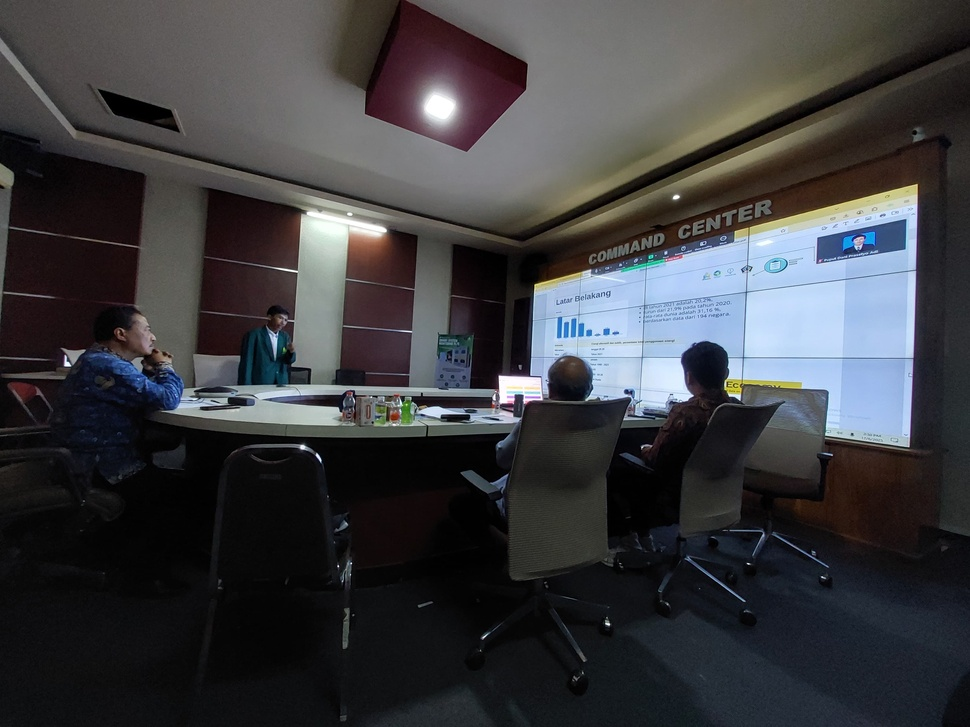
#> input picture Main UTS/image/Soal 04.jpg, 970 x 727 px, shrunk from 3264 x 2448 before the run
$ python 'Praktek Soal 04.py'
#> lines starting #> are read from the running program, lines starting #| are printed output that depends on the picture
import cv2
import numpy as np
import matplotlib.pyplot as plt
import os

folder_hasil = "image/hasil_brightness_contrast_soal_04"
os.makedirs(folder_hasil, exist_ok=True)

# Membaca gambar asli berwarna
img = cv2.imread("image/Soal 04.jpg")
#> img is the input picture: shape (727, 970, 3); mean B, G, R 64.3, 61.4, 61.1

if img is None:
    print("Gambar tidak ditemukan!")
    exit()

print("RUN peningkatan brightness dan contrast stretching")

# A. Meningkatkan Brightness
# Rumus: g(x,y) = f(x,y) + beta
beta = 80

img_brightness = img.astype(np.int16) + beta
img_brightness = np.clip(img_brightness, 0, 255)
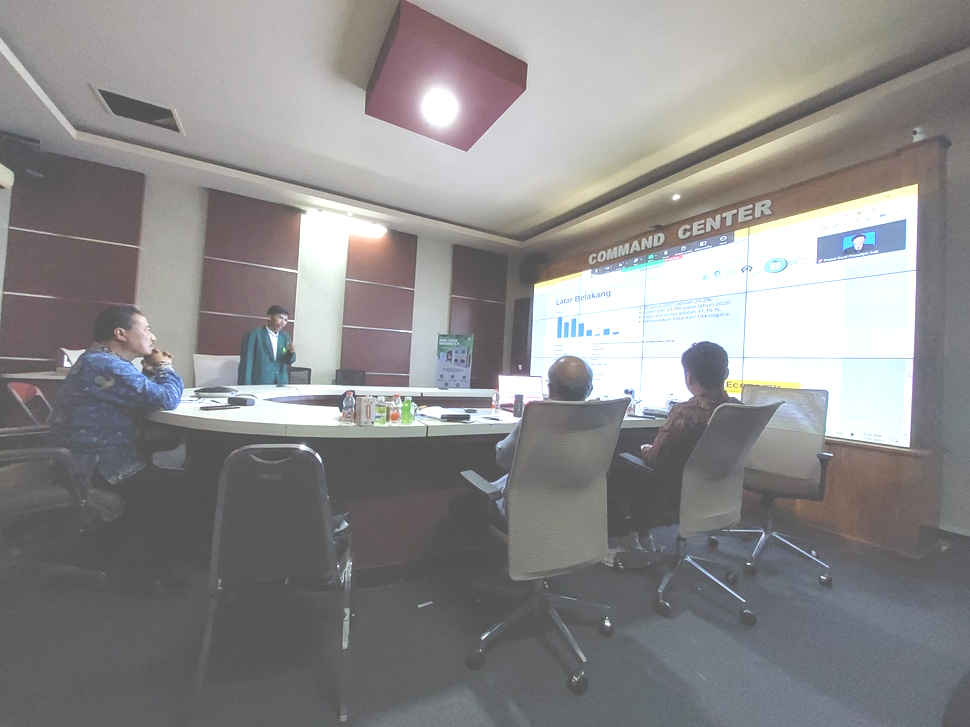
#> img_brightness: shape (727, 970, 3) int16; mean B, G, R 139.1, 138.7, 140
img_brightness = img_brightness.astype(np.uint8)

# B. Contrast Stretching
# Rumus: g(x,y) = ((f(x,y) - f_min) / (f_max - f_min)) * 255

f_min = np.min(img)
#> f_min = 0
f_max = np.max(img)
#> f_max = 255

img_contrast = ((img.astype(np.float32) - f_min) / (f_max - f_min)) * 255
img_contrast = np.clip(img_contrast, 0, 255)
img_contrast = img_contrast.astype(np.uint8)


# Simpan hasil gambar
cv2.imwrite(os.path.join(folder_hasil, "citra_asli.png"), img)
cv2.imwrite(os.path.join(folder_hasil, "brightness.png"), img_brightness)
cv2.imwrite(os.path.join(folder_hasil, "contrast_stretching.png"), img_contrast)

print("Hasil gambar berhasil disimpan di folder:", folder_hasil)

# Konversi BGR ke RGB hanya untuk tampilan matplotlib
img_rgb = cv2.cvtColor(img, cv2.COLOR_BGR2RGB)
img_brightness_rgb = cv2.cvtColor(img_brightness, cv2.COLOR_BGR2RGB)
img_contrast_rgb = cv2.cvtColor(img_contrast, cv2.COLOR_BGR2RGB)


# Membuat grayscale hanya untuk histogram
gray_asli = cv2.cvtColor(img, cv2.COLOR_BGR2GRAY)
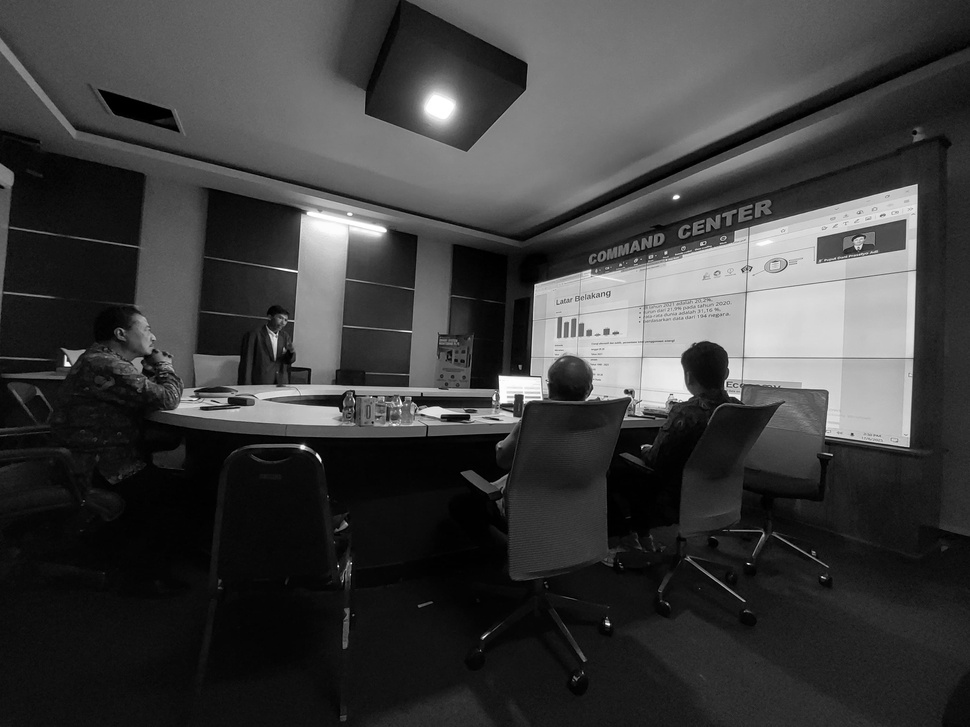
#> gray_asli: shape (727, 970); min 0, max 255, mean 61.6
gray_brightness = cv2.cvtColor(img_brightness, cv2.COLOR_BGR2GRAY)
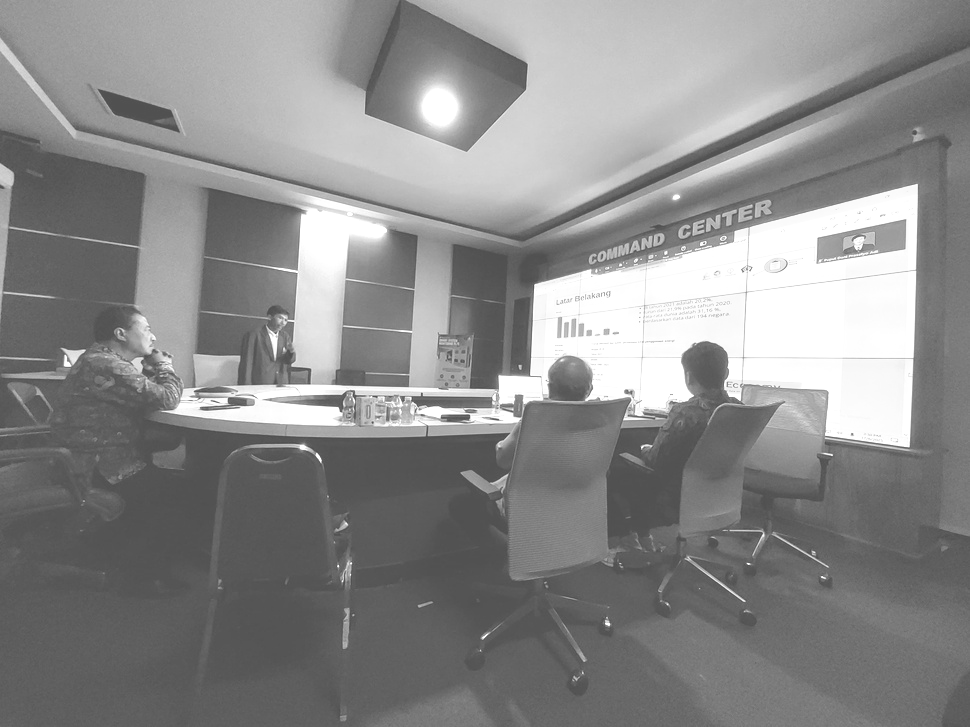
#> gray_brightness: shape (727, 970); min 80, max 255, mean 139.1
gray_contrast = cv2.cvtColor(img_contrast, cv2.COLOR_BGR2GRAY)

#Tampilkan gambar dan histogram
plt.figure(figsize=(12, 8))

# Gambar asli
plt.subplot(2, 3, 1)
plt.imshow(img_rgb)
plt.title("Citra Asli")
plt.axis("off")

# Brightness
plt.subplot(2, 3, 2)
plt.imshow(img_brightness_rgb)
plt.title("Brightness +50")
plt.axis("off")

# Contrast Stretching
plt.subplot(2, 3, 3)
plt.imshow(img_contrast_rgb)
plt.title("Contrast Stretching")
plt.axis("off")

# Histogram citra asli
plt.subplot(2, 3, 4)
plt.hist(gray_asli.ravel(), bins=256, range=(0, 255))
plt.title("Histogram Asli")
plt.xlabel("Intensitas Piksel")
plt.ylabel("Jumlah Piksel")

# Histogram brightness
plt.subplot(2, 3, 5)
plt.hist(gray_brightness.ravel(), bins=256, range=(0, 255))
plt.title("Histogram Brightness")
plt.xlabel("Intensitas Piksel")
plt.ylabel("Jumlah Piksel")

# Histogram contrast stretching
plt.subplot(2, 3, 6)
plt.hist(gray_contrast.ravel(), bins=256, range=(0, 255))
plt.title("Histogram Contrast Stretching")
plt.xlabel("Intensitas Piksel")
plt.ylabel("Jumlah Piksel")

plt.tight_layout()
plt.show()
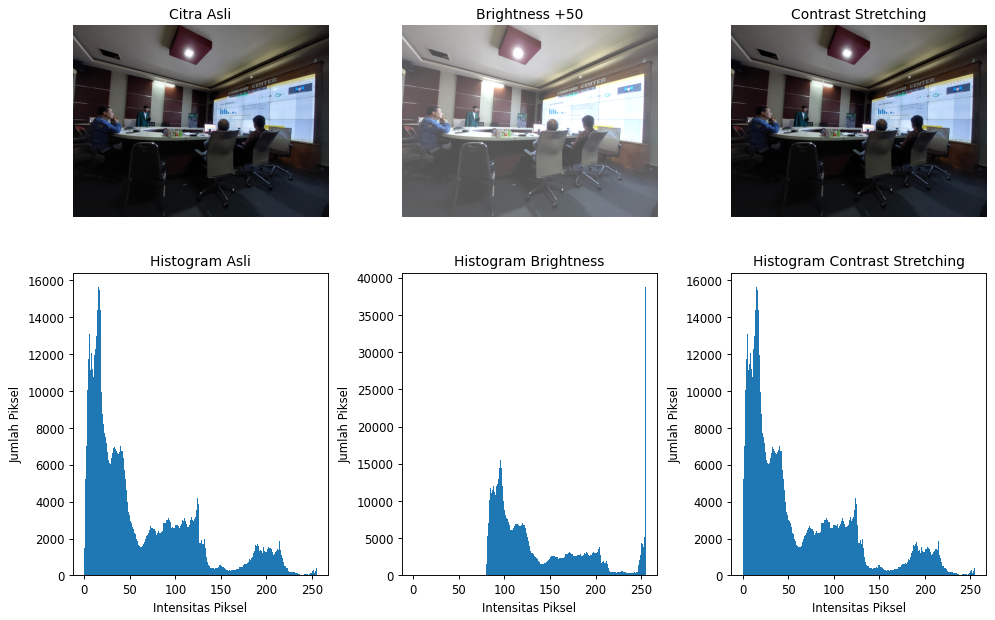
#> figure drawn by matplotlib, 6 panels; panel 4: tallest bar 15637 high, from x = 14.94 to 15.94; panel 5: tallest bar 38759 high, from x = 254 to 255; panel 6: tallest bar 15637 high, from x = 14.94 to 15.94

$ run again, with Main UTS/image/Perbandingan Image Soal 02.png saved as Main UTS/image/Soal 04.jpg
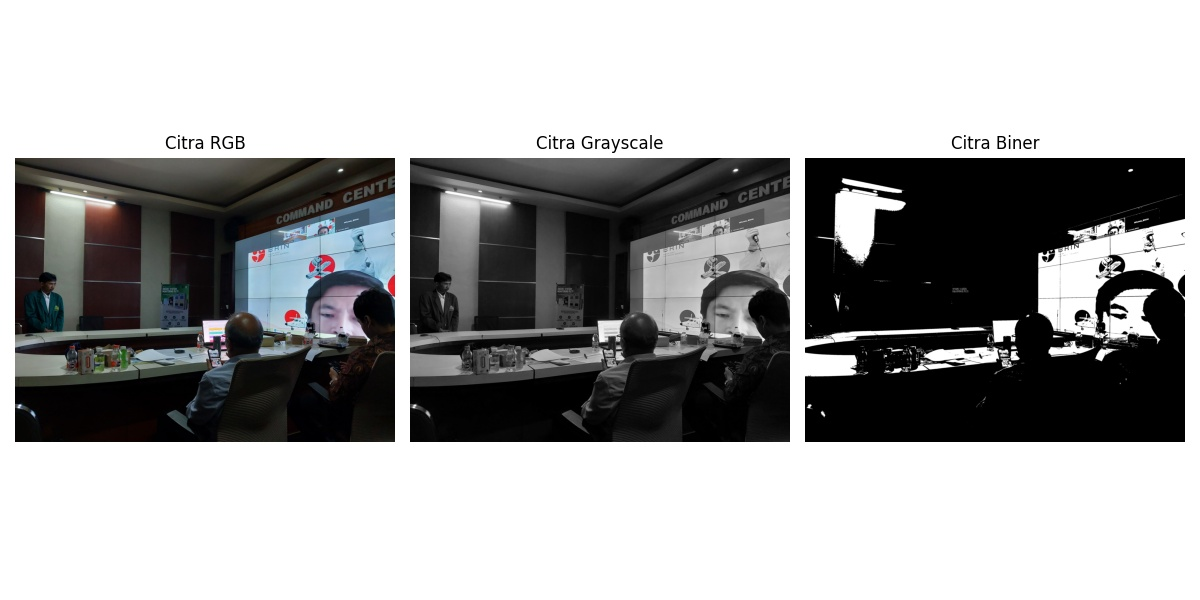
#> input picture Main UTS/image/Perbandingan Image Soal 02.png, 1200 x 600 px
#> img is the input picture: shape (600, 1200, 3); mean B, G, R 164.6, 164.4, 164.1
#> `img_brightness = np.clip(img_brightness, 0, 255)`:
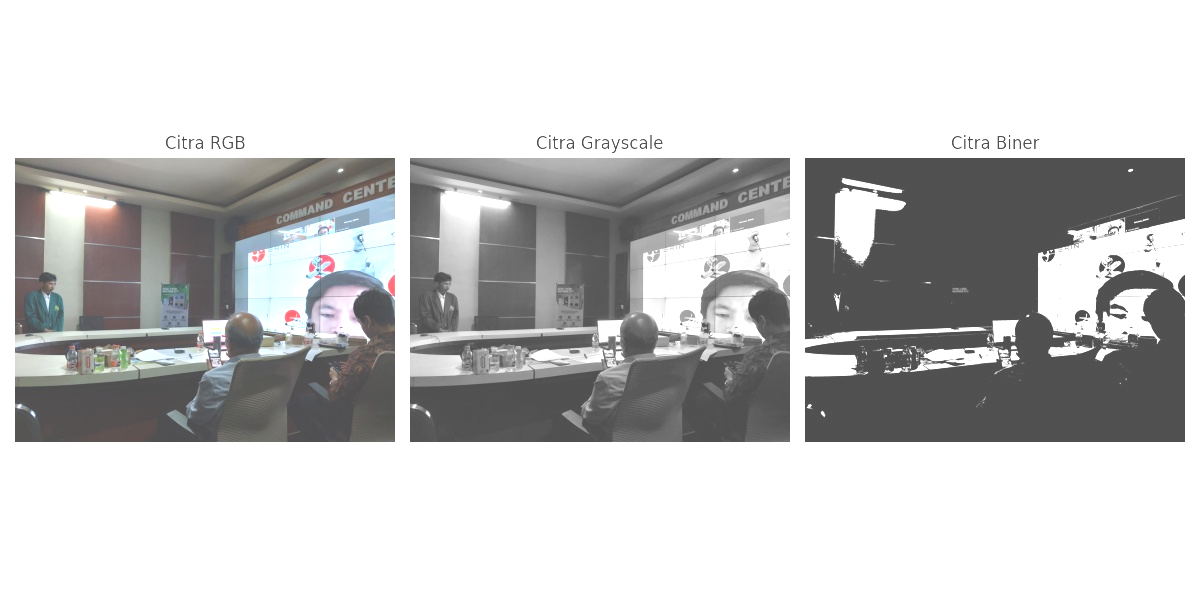
#> img_brightness: shape (600, 1200, 3) int16; mean B, G, R 198.2, 198.3, 198.2
#> f_min = 0
#> f_max = 255
